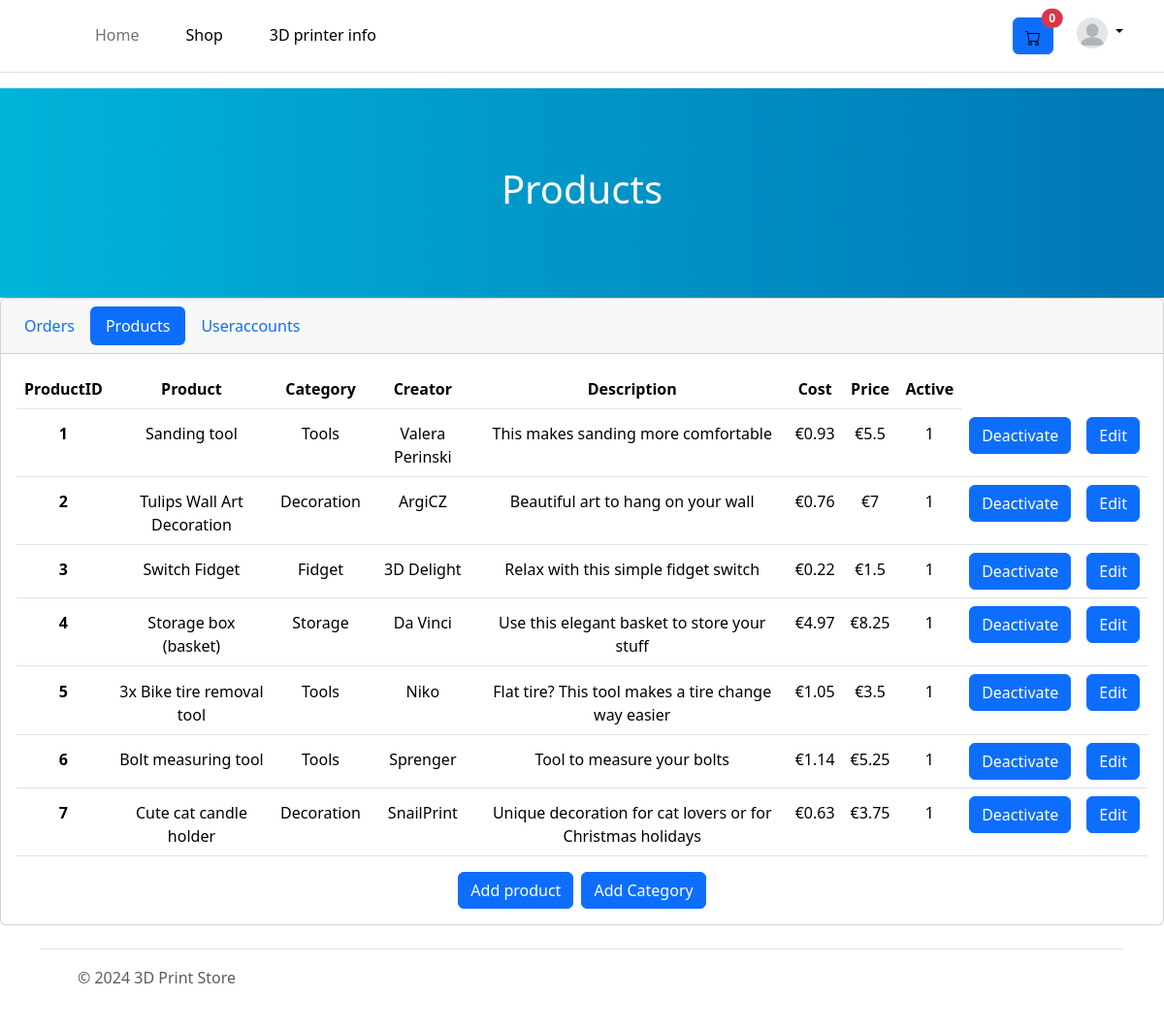
Screenshot of /PHP/products.php with the database file from the repository.
### tables this page shows
CREATE TABLE `products` (
  `productID` int(10) UNSIGNED NOT NULL,
  `productName` varchar(255) NOT NULL,
  `categoryID` int(10) UNSIGNED DEFAULT NULL,
  `currentUnitCost` float UNSIGNED NOT NULL,
  `currentUnitPrice` float UNSIGNED NOT NULL,
  `creator` varchar(255) NOT NULL,
  `description` varchar(255) DEFAULT NULL,
  `active` tinyint(1) NOT NULL,
  `picture` varchar(1000) NOT NULL
);

CREATE TABLE `categories` (
  `categoryID` int(10) UNSIGNED NOT NULL,
  `categoryName` varchar(255) NOT NULL,
  `description` varchar(255) DEFAULT NULL,
  `active` tinyint(1) NOT NULL
);

### PHP/products.php (the view, shortened to what this page needs)
<?php
require_once 'database.php';
?>
<!DOCTYPE html>
<html lang="en">
<head>
    <link href="../CSS/reset.css" rel="stylesheet" />
    <link href="https://cdn.jsdelivr.net/npm/bootstrap@5.3.3/dist/css/bootstrap.min.css" rel="stylesheet"
>
    <link href="../CSS/home.css" rel="stylesheet" />
    <link href="../CSS/shoppingcart.css" rel="stylesheet" />
</head>
<body>
    <?php require_once 'header.php'?>
    <div class="hero-header">
        <h1>Products</h1>
    </div>
    <div class="card text-center">
        <div class="card-header">
            <ul class="nav nav-pills card-header-pills">
                <li class="nav-item">
                    <a class="nav-link" href="../PHP/orders.php">Orders</a>
                </li>
                <li class="nav-item">
                    <a class="nav-link active" href="../PHP/products.php">Products</a>
                </li>
                <li class="nav-item">
                    <a class="nav-link" href="../PHP/useraccounts.php">Useraccounts</a>
                </li>
            </ul>
        </div>
        <div class="card-body">
            <table class="table table-hover">
                <thead>
                    <tr>
                        <th scope="col">ProductID</th>
                        <th scope="col">Product</th>
                        <th scope="col">Category</th>
                        <th scope="col">Creator</th>
                        <th scope="col">Description</th>
                        <th scope="col">Cost</th>
                        <th scope="col">Price</th>
                        <th scope="col">Active</th>
                    </tr>
                </thead>
                <tbody>
                    <?php
                    $sql = "SELECT products.productID, products.productName, categories.categoryName, products.creator, products.description, products.currentUnitCost, products.currentUnitPrice, products.active FROM products inner join categories on products.categoryID = categories.categoryID";
                    $result = mysqli_query($link, $sql) or trigger_error("Failed to pull product data from database", E_ERROR);;
                    while ($row = mysqli_fetch_array($result)) {
                        $productdata = [];
                        $productdata["productID"] = $row["productID"];
                        $productdata["productName"] = $row["productName"];
                        $productdata["categoryName"] = $row["categoryName"];
                        $productdata["creator"] = $row["creator"];
                        $productdata["description"] = $row["description"];
                        $productdata["currentUnitCost"] = $row["currentUnitCost"];
                        $productdata["currentUnitPrice"] = $row["currentUnitPrice"];
                        $productdata["active"] = $row["active"];
                    ?>
                        <tr>
                            <th scope="row"><?php echo htmlspecialchars($productdata["productID"]); ?></th>
                            <td><?php echo htmlspecialchars($productdata["productName"]); ?></td>
                            <td><?php echo htmlspecialchars($productdata["categoryName"]); ?></td>
                            <td><?php echo htmlspecialchars($productdata["creator"]); ?></td>
                            <td><?php echo htmlspecialchars($productdata["description"]); ?></td>
                            <td>€<?php echo htmlspecialchars($productdata["currentUnitCost"]); ?></td>
                            <td>€<?php echo htmlspecialchars($productdata["currentUnitPrice"]) ?></td>
                            <td><?php echo htmlspecialchars($productdata["active"]) ?></td>
                            <td>
                                <form action="../PHP/activationProducts.php" method="POST" onsubmit="">
                                    <button type="submit" class="btn btn-primary" onclick=""><?php echo $productdata['active'] == 1 ? "Deactivate" : "Activate"; ?></button>
                                </form>
                            </td>
                            <td>
                                <form action="../PHP/changeProducts.php" method="POST" onsubmit="">
                                    <button type="submit" class="btn btn-primary">Edit</button>
                                </form>
                            </td>
                        </tr>
                    <?php
                    }
                    ?>
                </tbody>
            </table>
            <div class="btn-group gap-2" role="group" aria-label="Basic example">
                <a href="../PHP/addProduct.php"><button type="button" class="btn btn-primary">Add product</button></a>
                <div class="bd-example">
                    <button type="button" class="btn btn-primary gap-4" data-bs-toggle="modal" data-bs-target="#exampleModal">
                        Add Category
                    </button>
                </div>
            </div>
        </div>
    </div>
    <?php require_once 'footer.php'?>
</body>
</html>

### CSS/home.css (style rules this page uses)
.hero-header { background: linear-gradient(to right, #00b4d8, #0077b6); color: white; padding: 80px 15px; text-align: center; }

### rows the page displays
products: productID "1", productName "Sanding tool", categoryID.categoryName "Tools", creator "Valera Perinski", description "This makes sanding more comfortable", currentUnitCost "0.93", currentUnitPrice "5.5", active "1", shows "Deactivate"
products: productID "2", productName "Tulips Wall Art Decoration", categoryID.categoryName "Decoration", creator "ArgiCZ", description "Beautiful art to hang on your wall", currentUnitCost "0.76", currentUnitPrice "7", active "1", shows "Deactivate"
products: productID "3", productName "Switch Fidget", categoryID.categoryName "Fidget", creator "3D Delight", description "Relax with this simple fidget switch", currentUnitCost "0.22", currentUnitPrice "1.5", active "1", shows "Deactivate"
products: productID "4", productName "Storage box (basket)", categoryID.categoryName "Storage", creator "Da Vinci", description "Use this elegant basket to store your stuff", currentUnitCost "4.97", currentUnitPrice "8.25", active "1", shows "Deactivate"
products: productID "5", productName "3x Bike tire removal tool", categoryID.categoryName "Tools", creator "Niko", description "Flat tire? This tool makes a tire change way easier", currentUnitCost "1.05", currentUnitPrice "3.5", active "1", shows "Deactivate"
products: productID "6", productName "Bolt measuring tool", categoryID.categoryName "Tools", creator "Sprenger", description "Tool to measure your bolts", currentUnitCost "1.14", currentUnitPrice "5.25", active "1", shows "Deactivate"
products: productID "7", productName "Cute cat candle holder", categoryID.categoryName "Decoration", creator "SnailPrint", description "Unique decoration for cat lovers or for Christmas holidays", currentUnitCost "0.63", currentUnitPrice "3.75", active "1", shows "Deactivate"

### other values shown
$itemCount "0"
